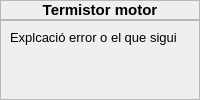
                  <widget class="QWidget" name="page13">
                   <layout class="QVBoxLayout" name="verticalLayout_30">
                    <property name="spacing">
                     <number>0</number>
                    </property>
                    <property name="leftMargin">
                     <number>0</number>
                    </property>
                    <property name="topMargin">
                     <number>0</number>
                    </property>
                    <property name="rightMargin">
                     <number>0</number>
                    </property>
                    <property name="bottomMargin">
                     <number>0</number>
                    </property>
                    <item>
                     <widget class="QFrame" name="frame_inf1_13">
                      <property name="minimumSize">
                       <size>
                        <width>0</width>
                        <height>20</height>
                       </size>
                      </property>
                      <property name="frameShape">
                       <enum>QFrame::StyledPanel</enum>
                      </property>
                      <property name="frameShadow">
                       <enum>QFrame::Raised</enum>
                      </property>
                      <layout class="QHBoxLayout" name="horizontalLayout_54">
                       <property name="spacing">
                        <number>0</number>
                       </property>
                       <property name="leftMargin">
                        <number>0</number>
                       </property>
                       <property name="topMargin">
                        <number>0</number>
                       </property>
                       <property name="rightMargin">
                        <number>0</number>
                       </property>
                       <property name="bottomMargin">
                        <number>0</number>
                       </property>
                       <item>
                        <widget class="QLabel" name="label_info1_13">
                         <property name="font">
                          <font>
                           <family>Arial</family>
                           <pointsize>11</pointsize>
                           <weight>75</weight>
                           <bold>true</bold>
                          </font>
                         </property>
                         <property name="text">
                          <string>Termistor motor</string>
                         </property>
                         <property name="alignment">
                          <set>Qt::AlignCenter</set>
                         </property>
                        </widget>
                       </item>
                      </layout>
                     </widget>
                    </item>
                    <item>
                     <widget class="QFrame" name="frame_inf2_13">
                      <property name="sizePolicy">
                       <sizepolicy hsizetype="Preferred" vsizetype="Expanding">
                        <horstretch>0</horstretch>
                        <verstretch>0</verstretch>
                       </sizepolicy>
                      </property>
                      <property name="frameShape">
                       <enum>QFrame::StyledPanel</enum>
                      </property>
                      <property name="frameShadow">
                       <enum>QFrame::Raised</enum>
                      </property>
                      <layout class="QHBoxLayout" name="horizontalLayout_53">
                       <item>
                        <widget class="QLabel" name="label_info13">
                         <property name="font">
                          <font>
                           <family>Arial</family>
                           <pointsize>10</pointsize>
                          </font>
                         </property>
                         <property name="text">
                          <string>Explcació error o el que sigui</string>
                         </property>
                         <property name="alignment">
                          <set>Qt::AlignLeading|Qt::AlignLeft|Qt::AlignTop</set>
                         </property>
                        </widget>
                       </item>
                      </layout>
                     </widget>
                    </item>
                   </layout>
                  </widget>
